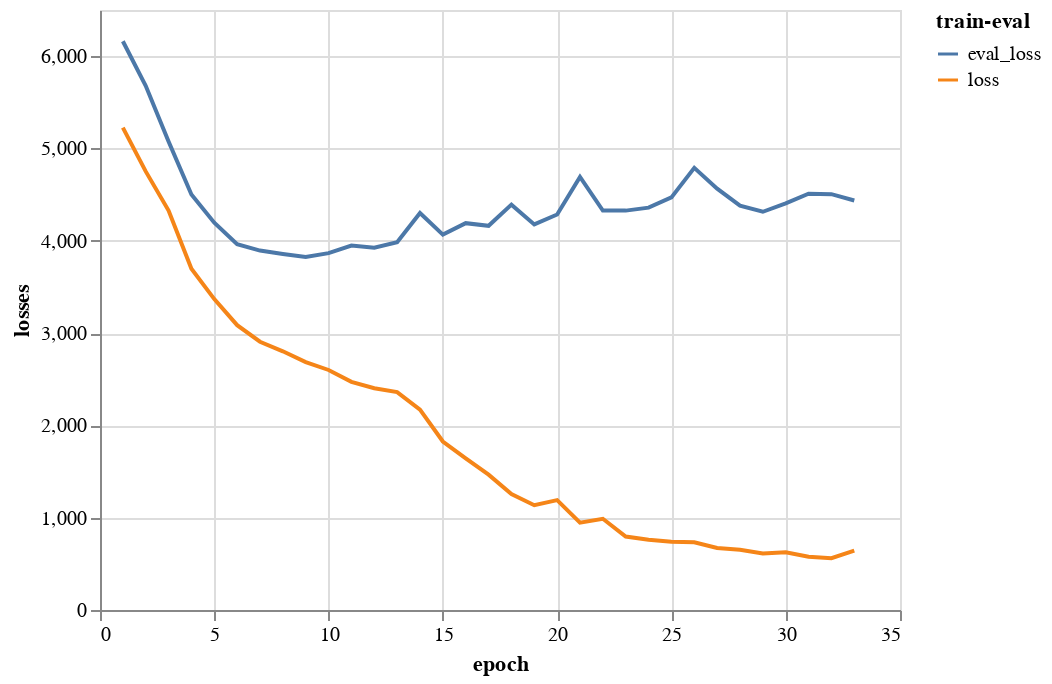

Source (notebook cell):
### Code cell
# alt.Chart(df.reset_index(names = ['epoch']).melt(id_vars = ['epoch'], value_vars = ['loss', 'eval_loss'], var_name='train-eval', value_name='losses')).mark_line().encode(x = 'epoch', y = 'losses', color = 'train-eval')

### Figure 1 — Vega-Lite specification as saved in the notebook (floating-point values rounded to 4 significant figures)
{"config": {"view": {"continuousWidth": 400, "continuousHeight": 300}}, "data": {"name": "data-9c788af7076e8de3a8a24f4da6fb3317"}, "mark": "line", "encoding": {"color": {"type": "nominal", "field": "train-eval"}, "x": {"type": "quantitative", "field": "epoch"}, "y": {"type": "quantitative", "field": "losses"}}, "$schema": "https://vega.github.io/schema/vega-lite/v4.8.1.json", "datasets": {"data-9c788af7076e8de3a8a24f4da6fb3317": [{"epoch": 1.0, "train-eval": "loss", "losses": 5226.0}, {"epoch": 2.0, "train-eval": "loss", "losses": 4752.0}, {"epoch": 3.0, "train-eval": "loss", "losses": 4327.0}, {"epoch": 4.0, "train-eval": "loss", "losses": 3697.0}, {"epoch": 5.0, "train-eval": "loss", "losses": 3368.0}, {"epoch": 6.0, "train-eval": "loss", "losses": 3086.0}, {"epoch": 7.0, "train-eval": "loss", "losses": 2906.0}, {"epoch": 8.0, "train-eval": "loss", "losses": 2803.0}, {"epoch": 9.0, "train-eval": "loss", "losses": 2686.0}, {"epoch": 10.0, "train-eval": "loss", "losses": 2600.0}, {"epoch": 11.0, "train-eval": "loss", "losses": 2472.0}, {"epoch": 12.0, "train-eval": "loss", "losses": 2402.0}, {"epoch": 13.0, "train-eval": "loss", "losses": 2361.0}, {"epoch": 14.0, "train-eval": "loss", "losses": 2171.0}, {"epoch": 15.0, "train-eval": "loss", "losses": 1826.0}, {"epoch": 16.0, "train-eval": "loss", "losses": 1643.0}, {"epoch": 17.0, "train-eval": "loss", "losses": 1466.0}, {"epoch": 18.0, "train-eval": "loss", "losses": 1256.0}, {"epoch": 19.0, "train-eval": "loss", "losses": 1135.0}, {"epoch": 20.0, "train-eval": "loss", "losses": 1191.0}, {"epoch": 21.0, "train-eval": "loss", "losses": 946.6}, {"epoch": 22.0, "train-eval": "loss", "losses": 988.1}, {"epoch": 23.0, "train-eval": "loss", "losses": 796.5}, {"epoch": 24.0, "train-eval": "loss", "losses": 761.7}, {"epoch": 25.0, "train-eval": "loss", "losses": 740.6}, {"epoch": 26.0, "train-eval": "loss", "losses": 733.6}, {"epoch": 27.0, "train-eval": "loss", "losses": 671.6}, {"epoch": 28.0, "train-eval": "loss", "losses": 652.7}, {"epoch": 29.0, "train-eval": "loss", "losses": 612.9}, {"epoch": 30.0, "train-eval": "loss", "losses": 624.7}, {"epoch": 31.0, "train-eval": "loss", "losses": 576.6}, {"epoch": 32.0, "train-eval": "loss", "losses": 561.1}, {"epoch": 33.0, "train-eval": "loss", "losses": 643.0}, {"epoch": 1.0, "train-eval": "eval_loss", "losses": 6162.0}, {"epoch": 2.0, "train-eval": "eval_loss", "losses": 5679.0}, {"epoch": 3.0, "train-eval": "eval_loss", "losses": 5075.0}, {"epoch": 4.0, "train-eval": "eval_loss", "losses": 4501.0}, {"epoch": 5.0, "train-eval": "eval_loss", "losses": 4196.0}, {"epoch": 6.0, "train-eval": "eval_loss", "losses": 3964.0}, {"epoch": 7.0, "train-eval": "eval_loss", "losses": 3894.0}, {"epoch": 8.0, "train-eval": "eval_loss", "losses": 3858.0}, {"epoch": 9.0, "train-eval": "eval_loss", "losses": 3824.0}, {"epoch": 10.0, "train-eval": "eval_loss", "losses": 3866.0}, {"epoch": 11.0, "train-eval": "eval_loss", "losses": 3947.0}, {"epoch": 12.0, "train-eval": "eval_loss", "losses": 3925.0}, {"epoch": 13.0, "train-eval": "eval_loss", "losses": 3984.0}, {"epoch": 14.0, "train-eval": "eval_loss", "losses": 4300.0}, {"epoch": 15.0, "train-eval": "eval_loss", "losses": 4067.0}, {"epoch": 16.0, "train-eval": "eval_loss", "losses": 4191.0}, {"epoch": 17.0, "train-eval": "eval_loss", "losses": 4162.0}, {"epoch": 18.0, "train-eval": "eval_loss", "losses": 4391.0}, {"epoch": 19.0, "train-eval": "eval_loss", "losses": 4177.0}, {"epoch": 20.0, "train-eval": "eval_loss", "losses": 4284.0}, {"epoch": 21.0, "train-eval": "eval_loss", "losses": 4691.0}, {"epoch": 22.0, "train-eval": "eval_loss", "losses": 4327.0}, {"epoch": 23.0, "train-eval": "eval_loss", "losses": 4327.0}, {"epoch": 24.0, "train-eval": "eval_loss", "losses": 4359.0}, {"epoch": 25.0, "train-eval": "eval_loss", "losses": 4470.0}, {"epoch": 26.0, "train-eval": "eval_loss", "losses": 4790.0}, {"epoch": 27.0, "train-eval": "eval_loss", "losses": 4565.0}, {"epoch": 28.0, "train-eval": "eval_loss", "losses": 4381.0}, {"epoch": 29.0, "train-eval": "eval_loss", "losses": 4314.0}, {"epoch": 30.0, "train-eval": "eval_loss", "losses": 4406.0}, {"epoch": 31.0, "train-eval": "eval_loss", "losses": 4510.0}, {"epoch": 32.0, "train-eval": "eval_loss", "losses": 4505.0}, {"epoch": 33.0, "train-eval": "eval_loss", "losses": 4436.0}]}}
